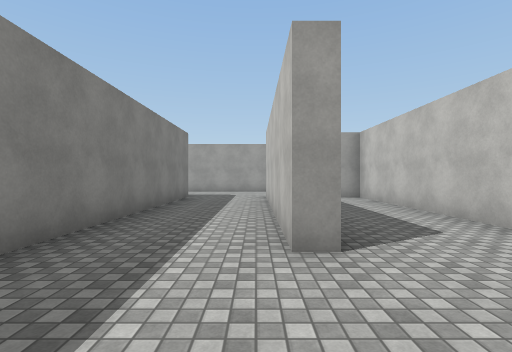
[1] (above)

23 first-person views from a walk through a 3-D level made in the Unity game engine. The camera is 1.4 m above the floor, looks level and sees 85° across. The floor is counted in squares, 2 m on a side. Each view is taken from the middle of a square. On the plan, view 1 faces up. The plan holds only what a view shows up to about 9 squares ahead; the rest is blank. The place goes on beyond the plan. The player is left out. Surface patterns are stand-ins for the level's own textures.

[2]
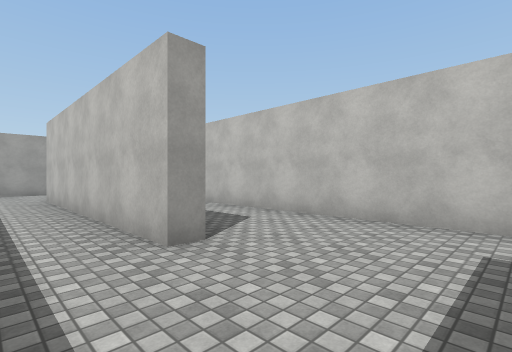

[3]
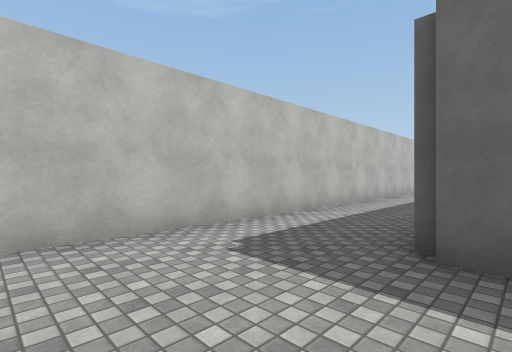

[4]
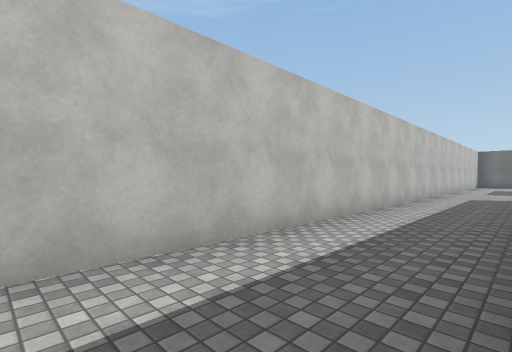

[5]
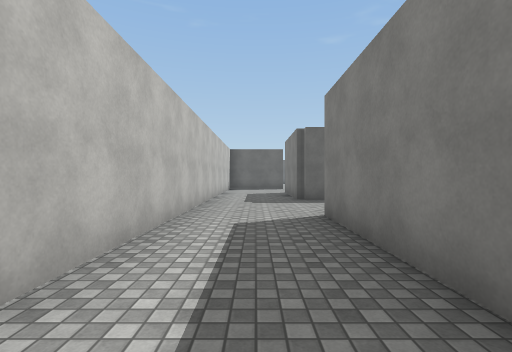

[6]
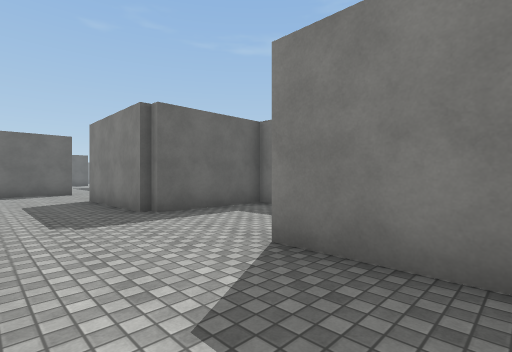

[7]
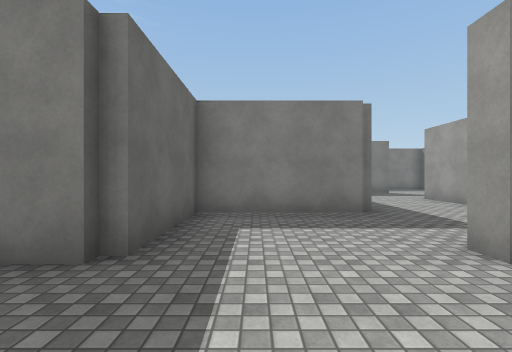

[8]
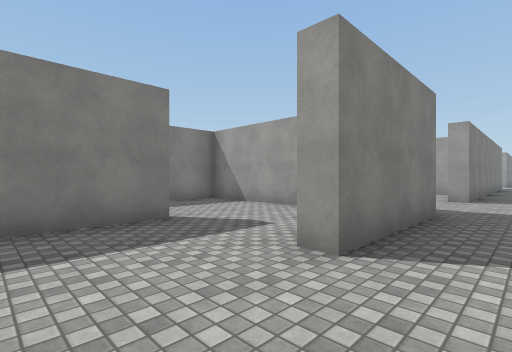

[9]
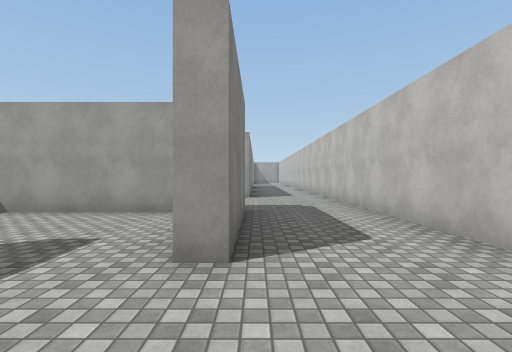

[10]
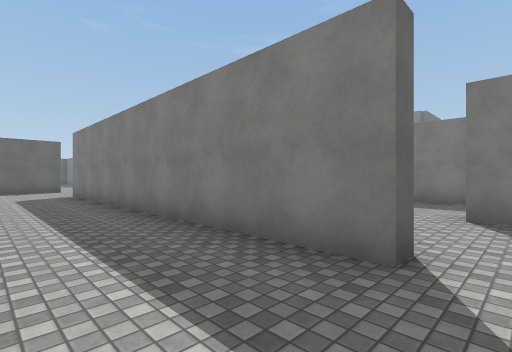

[11]
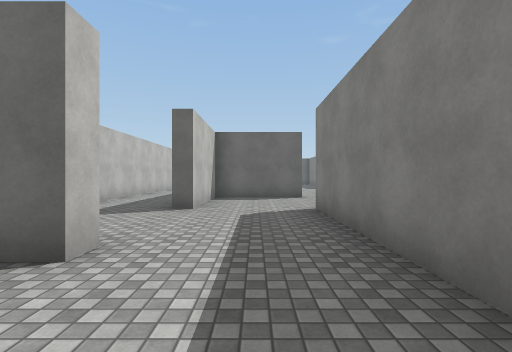

[12]
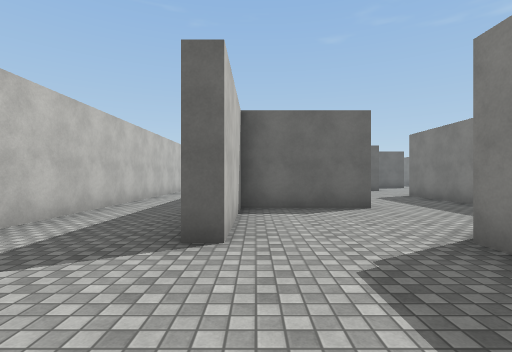

[13]
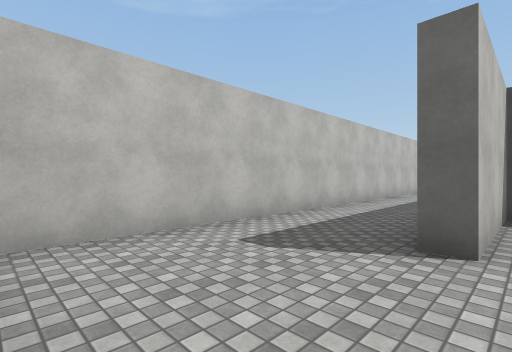

[14]
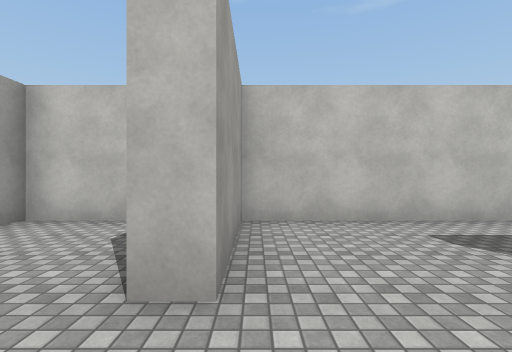

[15]
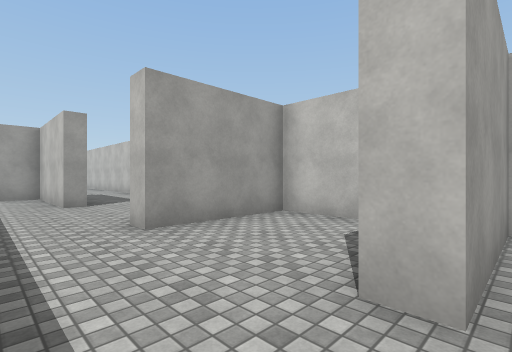

[16]
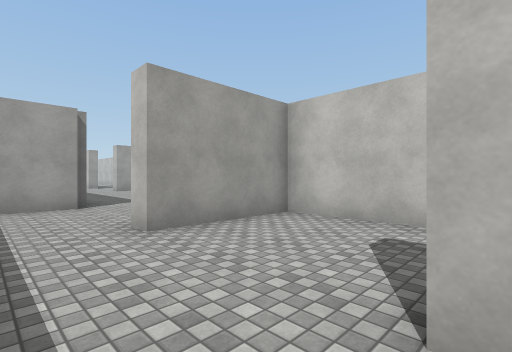

[17]
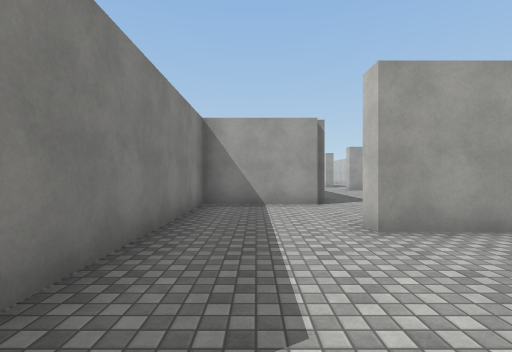

[18]
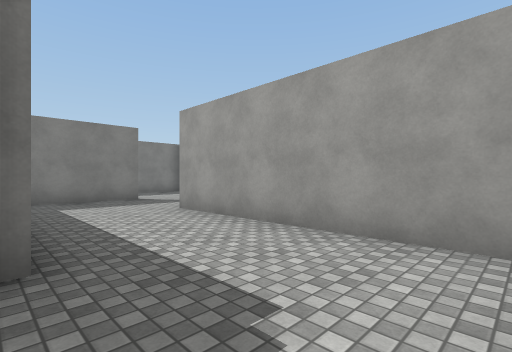

[19]
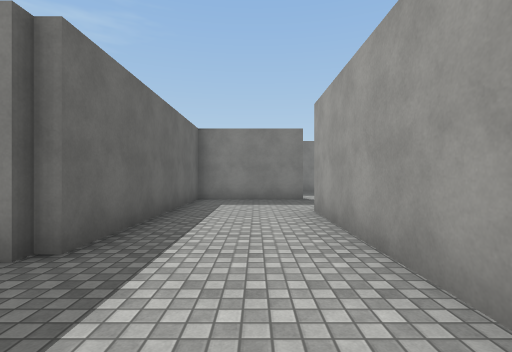

[20]
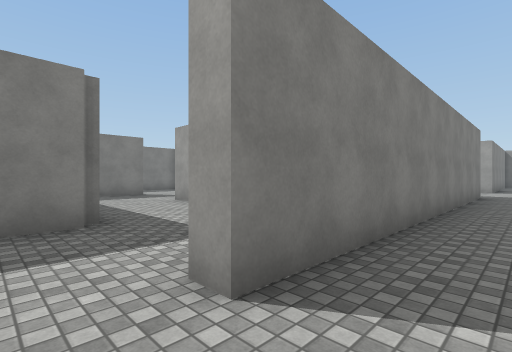

[21]
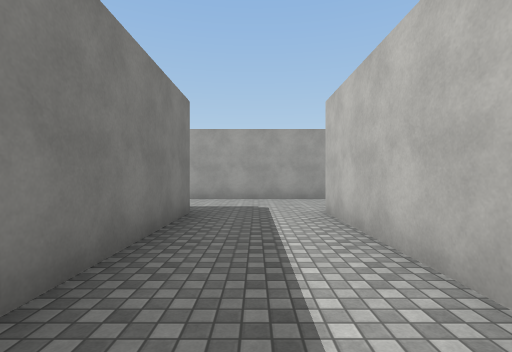

[22]
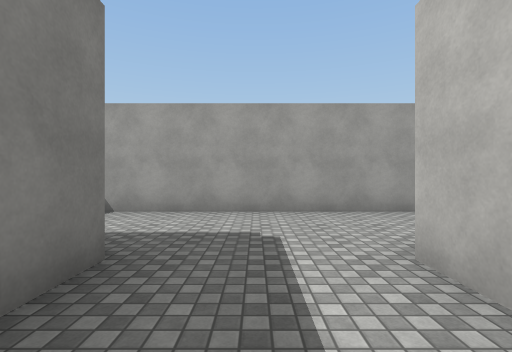

[23]
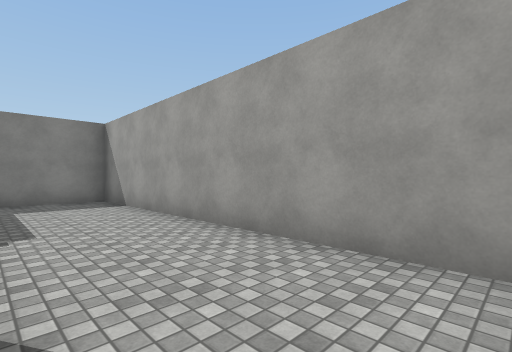

### Floor plan
Ten units are one square. View 1 is at (0, 0); x grows to the right and y downward. Boxes are objects, and circles mark ways between rooms. Rooms are numbered by the first view taken in them; rooms with no view inside come last. Other rooms are left out.
<svg viewBox="-89 -130 128 479">
<path fill="none" stroke="#000" d="M0 6 8 6 8 110 2 110M-1 78 -56 78M9 -26 3 -26 3 -94M-84 75 -84 107 -23 107 -23 141 8 141 8 178 3 178 3 146 -53 146 -53 178M34 175 34 -90M-23 -94 -23 -24M-28 178 -23 178 -23 205M30 -125 -53 -125 -53 -102M34 230 34 214 6 214 6 209M6 248 6 243 11 243M-23 205 -23 245M3 279 9 279M34 344 34 248 6 248M-23 245 -23 282M3 340 3 311M4 316 -25 316 -25 311M-53 306 -53 340M3 311 3 279M-25 311 4 311M-23 282 -53 282 -53 306"/>
<circle cx="-5" cy="210" r="3" fill="#2a7"/>
<circle cx="-5" cy="240" r="3" fill="#2a7"/>
<circle cx="-5" cy="280" r="3" fill="#2a7"/>
<circle cx="-35" cy="310" r="3" fill="#2a7"/>
<circle cx="-20" cy="295" r="3" fill="#2a7"/>
<text x="20" y="40">1</text>
<text x="10" y="220">2</text>
<text x="20" y="290">3</text>
<text x="-20" y="330">4</text>
<text x="-10" y="290">5</text>
<text x="-40" y="290">6</text>
</svg>
Room 1 opens to room 2. Room 2 opens to room 3. Room 3 opens to room 5. Room 4 opens to room 6. Room 5 opens to room 6.

Where each view was taken, in squares from view 1:
view 1: 0 up, 0 right, facing up
view 2: 0 up, 1 left, facing up-right
view 3: 2 up, 0 right, facing down-right
view 4: 0 up, 1 right, facing down-right
view 5: 6 down, 2 right, facing down
view 6: 9 down, 3 right, facing down-left
view 7: 13 down, 3 right, facing left
view 8: 20 down, 2 right, facing up-left
view 9: 20 down, 1 right, facing up
view 10: 17 down, 0 right, facing down-left
view 11: 22 down, 1 left, facing down
view 12: 25 down, 0 right, facing down
view 13: 25 down, 0 right, facing down-right
view 14: 25 down, 1 left, facing right
view 15: 25 down, 1 left, facing up-right
view 16: 35 down, 4 left, facing up-right
view 17: 35 down, 4 left, facing up
view 18: 11 down, 0 right, facing up-left
view 19: 9 down, 0 right, facing left
view 20: 12 down, 2 right, facing up-left
view 21: 4 up, 1 left, facing up
view 22: 7 up, 1 left, facing up
view 23: 10 up, 3 right, facing up-left
